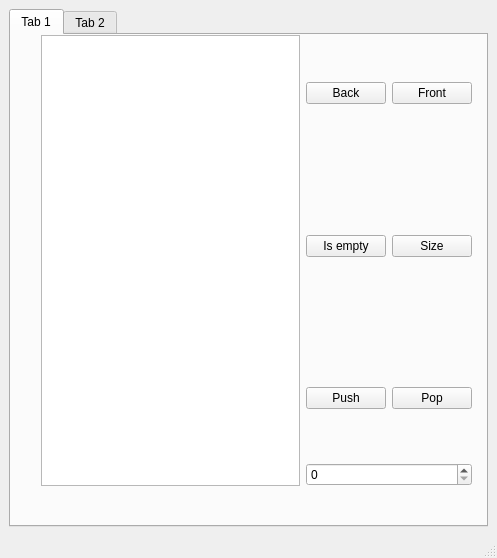
<?xml version="1.0" encoding="UTF-8"?>
<ui version="4.0">
 <class>MainWindow</class>
 <widget class="QMainWindow" name="MainWindow">
  <property name="geometry">
   <rect>
    <x>0</x>
    <y>0</y>
    <width>497</width>
    <height>558</height>
   </rect>
  </property>
  <property name="windowTitle">
   <string>MainWindow</string>
  </property>
  <widget class="QWidget" name="centralwidget">
   <layout class="QVBoxLayout" name="verticalLayout">
    <item>
     <widget class="QTabWidget" name="tabWidget">
      <property name="currentIndex">
       <number>0</number>
      </property>
      <widget class="QWidget" name="tab">
       <attribute name="title">
        <string>Tab 1</string>
       </attribute>
       <widget class="QWidget" name="gridLayoutWidget">
        <property name="geometry">
         <rect>
          <x>30</x>
          <y>0</y>
          <width>431</width>
          <height>451</height>
         </rect>
        </property>
        <layout class="QGridLayout" name="gridLayout">
         <item row="0" column="5" rowspan="2">
          <widget class="QPushButton" name="frontButton">
           <property name="text">
            <string>Front</string>
           </property>
          </widget>
         </item>
         <item row="0" column="0" rowspan="8" colspan="4">
          <widget class="QListWidget" name="demoMethodsList"/>
         </item>
         <item row="5" column="4" rowspan="2">
          <widget class="QPushButton" name="pushButton">
           <property name="text">
            <string>Push</string>
           </property>
          </widget>
         </item>
         <item row="7" column="4" colspan="2">
          <widget class="QSpinBox" name="insertedElComboBox"/>
         </item>
         <item row="5" column="5" rowspan="2">
          <widget class="QPushButton" name="popButton">
           <property name="text">
            <string>Pop</string>
           </property>
          </widget>
         </item>
         <item row="0" column="4" rowspan="2">
          <widget class="QPushButton" name="backButton">
           <property name="text">
            <string>Back</string>
           </property>
          </widget>
         </item>
         <item row="2" column="4" rowspan="3">
          <widget class="QPushButton" name="emptyButton">
           <property name="text">
            <string>Is empty</string>
           </property>
          </widget>
         </item>
         <item row="2" column="5" rowspan="3">
          <widget class="QPushButton" name="sizeButton">
           <property name="text">
            <string>Size</string>
           </property>
          </widget>
         </item>
        </layout>
       </widget>
      </widget>
      <widget class="QWidget" name="tab_2">
       <attribute name="title">
        <string>Tab 2</string>
       </attribute>
       <widget class="QWidget" name="gridLayoutWidget_2">
        <property name="geometry">
         <rect>
          <x>0</x>
          <y>0</y>
          <width>851</width>
          <height>651</height>
         </rect>
        </property>
        <layout class="QGridLayout" name="gridLayout_2">
         <item row="0" column="1">
          <widget class="QListWidget" name="queue1Widget"/>
         </item>
         <item row="1" column="1" colspan="2">
          <widget class="QPushButton" name="fillButton">
           <property name="text">
            <string>Fill queue with rand numbers</string>
           </property>
          </widget>
         </item>
         <item row="2" column="1">
          <widget class="QPushButton" name="makeMinButton">
           <property name="text">
            <string>Make min element at front</string>
           </property>
          </widget>
         </item>
         <item row="0" column="0">
          <widget class="QLabel" name="label">
           <property name="text">
            <string>пурумпурум</string>
           </property>
          </widget>
         </item>
        </layout>
       </widget>
      </widget>
     </widget>
    </item>
   </layout>
  </widget>
  <widget class="QMenuBar" name="menubar">
   <property name="geometry">
    <rect>
     <x>0</x>
     <y>0</y>
     <width>497</width>
     <height>26</height>
    </rect>
   </property>
  </widget>
  <widget class="QStatusBar" name="statusbar"/>
 </widget>
 <resources/>
 <connections/>
</ui>
